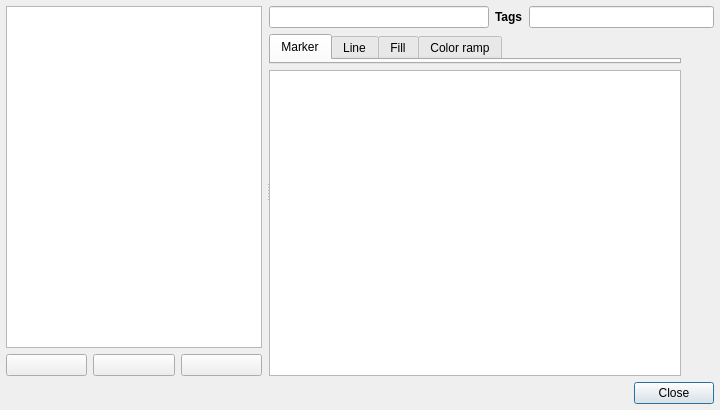
<?xml version="1.0" encoding="UTF-8"?>
<ui version="4.0">
 <class>QgsStyleV2ManagerDialogBase</class>
 <widget class="QDialog" name="QgsStyleV2ManagerDialogBase">
  <property name="geometry">
   <rect>
    <x>0</x>
    <y>0</y>
    <width>720</width>
    <height>410</height>
   </rect>
  </property>
  <property name="windowTitle">
   <string>Style Manager</string>
  </property>
  <property name="styleSheet">
   <string notr="true">QToolButton { padding-left: 3px; padding-right: 3px; }
/* QMenu::item { padding: 2px 10px 2px 20px; }
QMenu::item:selected {  background-color: gray; } */
</string>
  </property>
  <layout class="QGridLayout" name="gridLayout">
   <property name="leftMargin">
    <number>6</number>
   </property>
   <property name="topMargin">
    <number>6</number>
   </property>
   <property name="rightMargin">
    <number>6</number>
   </property>
   <property name="bottomMargin">
    <number>6</number>
   </property>
   <item row="3" column="0">
    <widget class="QSplitter" name="mSplitter">
     <property name="orientation">
      <enum>Qt::Horizontal</enum>
     </property>
     <property name="handleWidth">
      <number>3</number>
     </property>
     <property name="childrenCollapsible">
      <bool>false</bool>
     </property>
     <widget class="QWidget" name="widget" native="true">
      <property name="sizePolicy">
       <sizepolicy hsizetype="Expanding" vsizetype="Preferred">
        <horstretch>0</horstretch>
        <verstretch>0</verstretch>
       </sizepolicy>
      </property>
      <layout class="QGridLayout" name="gridLayout_2">
       <property name="leftMargin">
        <number>0</number>
       </property>
       <property name="topMargin">
        <number>0</number>
       </property>
       <property name="rightMargin">
        <number>4</number>
       </property>
       <property name="bottomMargin">
        <number>0</number>
       </property>
       <item row="0" column="0" colspan="3">
        <widget class="QTreeView" name="groupTree">
         <property name="sizePolicy">
          <sizepolicy hsizetype="Preferred" vsizetype="Expanding">
           <horstretch>0</horstretch>
           <verstretch>0</verstretch>
          </sizepolicy>
         </property>
         <property name="maximumSize">
          <size>
           <width>16777215</width>
           <height>16777215</height>
          </size>
         </property>
         <property name="editTriggers">
          <set>QAbstractItemView::DoubleClicked</set>
         </property>
        </widget>
       </item>
       <item row="1" column="0">
        <widget class="QPushButton" name="btnAddGroup">
         <property name="text">
          <string/>
         </property>
         <property name="icon">
          <iconset resource="../../images/images.qrc">
           <normaloff>:/images/themes/default/symbologyAdd.svg</normaloff>:/images/themes/default/symbologyAdd.svg</iconset>
         </property>
         <property name="autoDefault">
          <bool>false</bool>
         </property>
        </widget>
       </item>
       <item row="1" column="1">
        <widget class="QPushButton" name="btnRemoveGroup">
         <property name="text">
          <string/>
         </property>
         <property name="icon">
          <iconset resource="../../images/images.qrc">
           <normaloff>:/images/themes/default/symbologyRemove.svg</normaloff>:/images/themes/default/symbologyRemove.svg</iconset>
         </property>
         <property name="autoDefault">
          <bool>false</bool>
         </property>
        </widget>
       </item>
       <item row="1" column="2">
        <widget class="QPushButton" name="btnManageGroups">
         <property name="text">
          <string/>
         </property>
         <property name="icon">
          <iconset resource="../../images/images.qrc">
           <normaloff>:/images/themes/default/mActionChangeLabelProperties.png</normaloff>:/images/themes/default/mActionChangeLabelProperties.png</iconset>
         </property>
         <property name="autoDefault">
          <bool>false</bool>
         </property>
        </widget>
       </item>
      </layout>
     </widget>
     <widget class="QWidget" name="widget_2" native="true">
      <property name="sizePolicy">
       <sizepolicy hsizetype="Expanding" vsizetype="Preferred">
        <horstretch>1</horstretch>
        <verstretch>0</verstretch>
       </sizepolicy>
      </property>
      <layout class="QGridLayout" name="gridLayout_3">
       <property name="leftMargin">
        <number>0</number>
       </property>
       <property name="topMargin">
        <number>0</number>
       </property>
       <property name="rightMargin">
        <number>0</number>
       </property>
       <property name="bottomMargin">
        <number>0</number>
       </property>
       <item row="1" column="0">
        <widget class="QTabWidget" name="tabItemType">
         <property name="sizePolicy">
          <sizepolicy hsizetype="Expanding" vsizetype="Expanding">
           <horstretch>0</horstretch>
           <verstretch>0</verstretch>
          </sizepolicy>
         </property>
         <property name="currentIndex">
          <number>0</number>
         </property>
         <property name="iconSize">
          <size>
           <width>20</width>
           <height>20</height>
          </size>
         </property>
         <widget class="QWidget" name="tabMarker">
          <property name="sizePolicy">
           <sizepolicy hsizetype="Preferred" vsizetype="Ignored">
            <horstretch>0</horstretch>
            <verstretch>0</verstretch>
           </sizepolicy>
          </property>
          <attribute name="icon">
           <iconset resource="../../images/images.qrc">
            <normaloff>:/images/themes/default/styleicons/style-point.png</normaloff>:/images/themes/default/styleicons/style-point.png</iconset>
          </attribute>
          <attribute name="title">
           <string>Marker</string>
          </attribute>
         </widget>
         <widget class="QWidget" name="tabLine">
          <property name="sizePolicy">
           <sizepolicy hsizetype="Preferred" vsizetype="Ignored">
            <horstretch>0</horstretch>
            <verstretch>0</verstretch>
           </sizepolicy>
          </property>
          <attribute name="icon">
           <iconset resource="../../images/images.qrc">
            <normaloff>:/images/themes/default/styleicons/style-line.png</normaloff>:/images/themes/default/styleicons/style-line.png</iconset>
          </attribute>
          <attribute name="title">
           <string>Line</string>
          </attribute>
         </widget>
         <widget class="QWidget" name="tabFill">
          <property name="sizePolicy">
           <sizepolicy hsizetype="Preferred" vsizetype="Ignored">
            <horstretch>0</horstretch>
            <verstretch>0</verstretch>
           </sizepolicy>
          </property>
          <attribute name="icon">
           <iconset resource="../../images/images.qrc">
            <normaloff>:/images/themes/default/styleicons/style-polygon.png</normaloff>:/images/themes/default/styleicons/style-polygon.png</iconset>
          </attribute>
          <attribute name="title">
           <string>Fill</string>
          </attribute>
         </widget>
         <widget class="QWidget" name="tabColorRamp">
          <property name="sizePolicy">
           <sizepolicy hsizetype="Preferred" vsizetype="Ignored">
            <horstretch>0</horstretch>
            <verstretch>0</verstretch>
           </sizepolicy>
          </property>
          <attribute name="icon">
           <iconset resource="../../images/images.qrc">
            <normaloff>:/images/themes/default/styleicons/color.png</normaloff>:/images/themes/default/styleicons/color.png</iconset>
          </attribute>
          <attribute name="title">
           <string>Color ramp</string>
          </attribute>
         </widget>
        </widget>
       </item>
       <item row="2" column="0">
        <widget class="QListView" name="listItems">
         <property name="sizePolicy">
          <sizepolicy hsizetype="Expanding" vsizetype="Expanding">
           <horstretch>0</horstretch>
           <verstretch>3</verstretch>
          </sizepolicy>
         </property>
         <property name="editTriggers">
          <set>QAbstractItemView::EditKeyPressed|QAbstractItemView::SelectedClicked</set>
         </property>
         <property name="iconSize">
          <size>
           <width>0</width>
           <height>0</height>
          </size>
         </property>
         <property name="movement">
          <enum>QListView::Static</enum>
         </property>
         <property name="resizeMode">
          <enum>QListView::Adjust</enum>
         </property>
         <property name="spacing">
          <number>5</number>
         </property>
         <property name="gridSize">
          <size>
           <width>0</width>
           <height>0</height>
          </size>
         </property>
         <property name="viewMode">
          <enum>QListView::IconMode</enum>
         </property>
         <property name="wordWrap">
          <bool>true</bool>
         </property>
        </widget>
       </item>
       <item row="2" column="1">
        <layout class="QVBoxLayout" name="symbolBtnsLayout">
         <item>
          <widget class="QToolButton" name="btnAddItem">
           <property name="minimumSize">
            <size>
             <width>0</width>
             <height>0</height>
            </size>
           </property>
           <property name="toolTip">
            <string>Add item</string>
           </property>
           <property name="text">
            <string/>
           </property>
           <property name="icon">
            <iconset resource="../../images/images.qrc">
             <normaloff>:/images/themes/default/symbologyAdd.svg</normaloff>:/images/themes/default/symbologyAdd.svg</iconset>
           </property>
           <property name="popupMode">
            <enum>QToolButton::InstantPopup</enum>
           </property>
           <property name="autoRaise">
            <bool>true</bool>
           </property>
          </widget>
         </item>
         <item>
          <widget class="QToolButton" name="btnRemoveItem">
           <property name="toolTip">
            <string>Remove item</string>
           </property>
           <property name="text">
            <string/>
           </property>
           <property name="icon">
            <iconset resource="../../images/images.qrc">
             <normaloff>:/images/themes/default/symbologyRemove.svg</normaloff>:/images/themes/default/symbologyRemove.svg</iconset>
           </property>
           <property name="autoRaise">
            <bool>true</bool>
           </property>
          </widget>
         </item>
         <item>
          <spacer name="verticalSpacer">
           <property name="orientation">
            <enum>Qt::Vertical</enum>
           </property>
           <property name="sizeHint" stdset="0">
            <size>
             <width>20</width>
             <height>40</height>
            </size>
           </property>
          </spacer>
         </item>
         <item>
          <widget class="QToolButton" name="btnEditItem">
           <property name="toolTip">
            <string>Edit item</string>
           </property>
           <property name="text">
            <string/>
           </property>
           <property name="icon">
            <iconset resource="../../images/images.qrc">
             <normaloff>:/images/themes/default/mActionProjectProperties.png</normaloff>:/images/themes/default/mActionProjectProperties.png</iconset>
           </property>
           <property name="toolButtonStyle">
            <enum>Qt::ToolButtonIconOnly</enum>
           </property>
           <property name="autoRaise">
            <bool>true</bool>
           </property>
          </widget>
         </item>
         <item>
          <widget class="QToolButton" name="btnShare">
           <property name="minimumSize">
            <size>
             <width>0</width>
             <height>16</height>
            </size>
           </property>
           <property name="text">
            <string/>
           </property>
           <property name="icon">
            <iconset resource="../../images/images.qrc">
             <normaloff>:/images/themes/default/mActionSharing.svg</normaloff>:/images/themes/default/mActionSharing.svg</iconset>
           </property>
           <property name="popupMode">
            <enum>QToolButton::InstantPopup</enum>
           </property>
           <property name="toolButtonStyle">
            <enum>Qt::ToolButtonIconOnly</enum>
           </property>
           <property name="autoRaise">
            <bool>true</bool>
           </property>
          </widget>
         </item>
        </layout>
       </item>
       <item row="0" column="0" colspan="2">
        <layout class="QHBoxLayout" name="horizontalLayout_3">
         <item>
          <widget class="QgsFilterLineEdit" name="searchBox">
           <property name="text">
            <string/>
           </property>
          </widget>
         </item>
         <item>
          <layout class="QHBoxLayout" name="horizontalLayout_2">
           <item>
            <widget class="QLabel" name="label">
             <property name="font">
              <font>
               <weight>75</weight>
               <bold>true</bold>
              </font>
             </property>
             <property name="text">
              <string>Tags</string>
             </property>
            </widget>
           </item>
           <item>
            <widget class="QLineEdit" name="tagsLineEdit"/>
           </item>
          </layout>
         </item>
        </layout>
       </item>
      </layout>
     </widget>
    </widget>
   </item>
   <item row="4" column="0">
    <widget class="QDialogButtonBox" name="buttonBox">
     <property name="orientation">
      <enum>Qt::Horizontal</enum>
     </property>
     <property name="standardButtons">
      <set>QDialogButtonBox::Close</set>
     </property>
     <property name="centerButtons">
      <bool>false</bool>
     </property>
    </widget>
   </item>
  </layout>
  <action name="actnUngroup">
   <property name="enabled">
    <bool>false</bool>
   </property>
   <property name="text">
    <string>Ungroup</string>
   </property>
   <property name="toolTip">
    <string>Ungroup</string>
   </property>
  </action>
 </widget>
 <customwidgets>
  <customwidget>
   <class>QgsFilterLineEdit</class>
   <extends>QLineEdit</extends>
   <header>qgsfilterlineedit.h</header>
  </customwidget>
 </customwidgets>
 <tabstops>
  <tabstop>groupTree</tabstop>
  <tabstop>btnAddGroup</tabstop>
  <tabstop>btnRemoveGroup</tabstop>
  <tabstop>btnManageGroups</tabstop>
  <tabstop>searchBox</tabstop>
  <tabstop>tagsLineEdit</tabstop>
  <tabstop>tabItemType</tabstop>
  <tabstop>listItems</tabstop>
  <tabstop>btnAddItem</tabstop>
  <tabstop>btnEditItem</tabstop>
  <tabstop>btnRemoveItem</tabstop>
  <tabstop>btnShare</tabstop>
 </tabstops>
 <resources>
  <include location="../../images/images.qrc"/>
 </resources>
 <connections>
  <connection>
   <sender>buttonBox</sender>
   <signal>rejected()</signal>
   <receiver>QgsStyleV2ManagerDialogBase</receiver>
   <slot>reject()</slot>
   <hints>
    <hint type="sourcelabel">
     <x>266</x>
     <y>350</y>
    </hint>
    <hint type="destinationlabel">
     <x>299</x>
     <y>351</y>
    </hint>
   </hints>
  </connection>
 </connections>
</ui>
